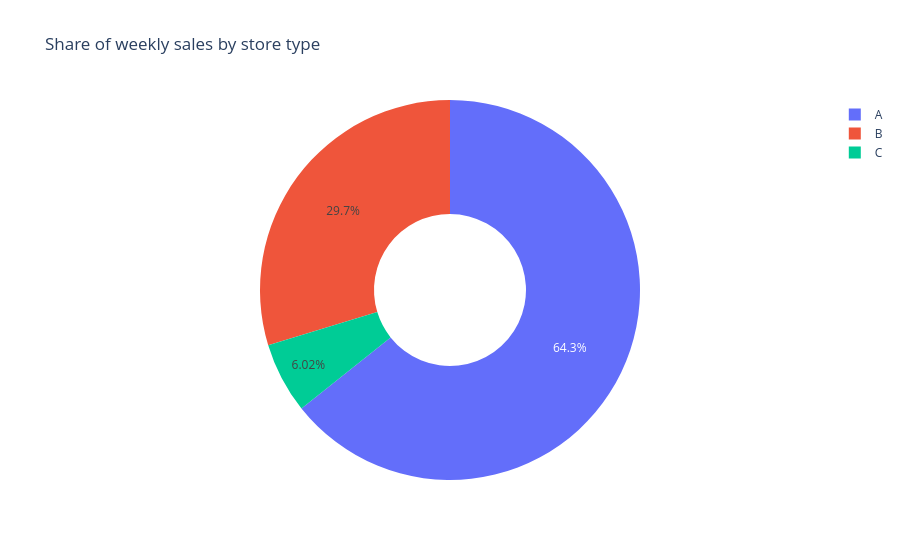

This figure's notebook cell:
### Code cell
df = q(f"""
    select s.store_type, sum(f.store_weekly_sales)::float as sales
    {BASE}
    group by 1
    order by 1
""")
px.pie(df, names='store_type', values='sales', hole=0.4,
       title='Share of weekly sales by store type')

### Figure 1 — Plotly figure (JSON) as saved in the notebook; plotly's stock layout.template omitted (floating-point values rounded to 4 significant figures)
{"data": [{"domain": {"x": [0, 1], "y": [0, 1]}, "hole": 0.4, "hovertemplate": "store_type=%{label}<br>sales=%{value}<extra></extra>", "labels": ["A", "B", "C"], "legendgroup": "", "name": "", "showlegend": true, "type": "pie", "values": [4331000000.0, 2001000000.0, 405500000.0]}], "layout": {"legend": {"tracegroupgap": 0}, "title": {"text": "Share of weekly sales by store type"}}}
